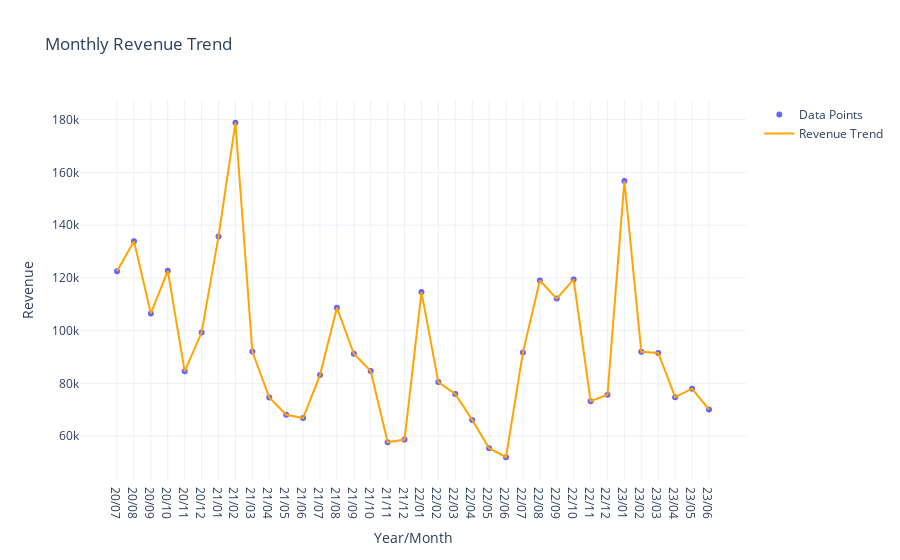

Notebook code for this chart:
### Markdown cell above
### **Event Flag**

### Code cell
import plotly.express as px
import plotly.graph_objects as go
df_date = df.groupby('Year/Month')['Revenue'].sum().reset_index()
# Scatter (regression-like) + line plot
fig = go.Figure()

# Add scatter plot (similar to regplot without CI)
fig.add_trace(go.Scatter(
    x=df_date['Year/Month'],
    y=df_date['Revenue'],
    mode='markers',
    name='Data Points',
    marker=dict(color='blue', size=6),
    opacity=0.6
))

# Add trend line (fit using rolling mean or lowess if you want)
fig.add_trace(go.Scatter(
    x=df_date['Year/Month'],
    y=df_date['Revenue'],
    mode='lines',
    name='Revenue Trend',
    line=dict(color='orange', width=2)
))

# Update layout
fig.update_layout(
    title='Monthly Revenue Trend',
    xaxis_title='Year/Month',
    yaxis_title='Revenue',
    # width=1200,
    # height=500,
    template='plotly_white'
)

fig.show()

### Figure 1 — Plotly figure (JSON) as saved in the notebook; plotly's stock layout.template omitted (floating-point values rounded to 4 significant figures)
{"data": [{"marker": {"color": "blue", "size": 6}, "mode": "markers", "name": "Data Points", "opacity": 0.6, "type": "scatter", "x": ["20/07", "20/08", "20/09", "20/10", "20/11", "20/12", "21/01", "21/02", "21/03", "21/04", "21/05", "21/06", "21/07", "21/08", "21/09", "21/10", "21/11", "21/12", "22/01", "22/02", "22/03", "22/04", "22/05", "22/06", "22/07", "22/08", "22/09", "22/10", "22/11", "22/12", "23/01", "23/02", "23/03", "23/04", "23/05", "23/06"], "y": [122600.0, 133900.0, 106500.0, 122700.0, 84570.0, 99270.0, 135700.0, 178800.0, 92090.0, 74630.0, 68120.0, 66850.0, 83140.0, 108700.0, 91220.0, 84690.0, 57670.0, 58700.0, 114600.0, 80480.0, 75970.0, 66160.0, 55440.0, 51990.0, 91660.0, 119000.0, 112100.0, 119400.0, 73260.0, 75690.0, 156700.0, 91940.0, 91560.0, 74780.0, 77990.0, 70100.0]}, {"line": {"color": "orange", "width": 2}, "mode": "lines", "name": "Revenue Trend", "type": "scatter", "x": ["20/07", "20/08", "20/09", "20/10", "20/11", "20/12", "21/01", "21/02", "21/03", "21/04", "21/05", "21/06", "21/07", "21/08", "21/09", "21/10", "21/11", "21/12", "22/01", "22/02", "22/03", "22/04", "22/05", "22/06", "22/07", "22/08", "22/09", "22/10", "22/11", "22/12", "23/01", "23/02", "23/03", "23/04", "23/05", "23/06"], "y": [122600.0, 133900.0, 106500.0, 122700.0, 84570.0, 99270.0, 135700.0, 178800.0, 92090.0, 74630.0, 68120.0, 66850.0, 83140.0, 108700.0, 91220.0, 84690.0, 57670.0, 58700.0, 114600.0, 80480.0, 75970.0, 66160.0, 55440.0, 51990.0, 91660.0, 119000.0, 112100.0, 119400.0, 73260.0, 75690.0, 156700.0, 91940.0, 91560.0, 74780.0, 77990.0, 70100.0]}], "layout": {"title": {"text": "Monthly Revenue Trend"}, "xaxis": {"title": {"text": "Year/Month"}}, "yaxis": {"title": {"text": "Revenue"}}}}
